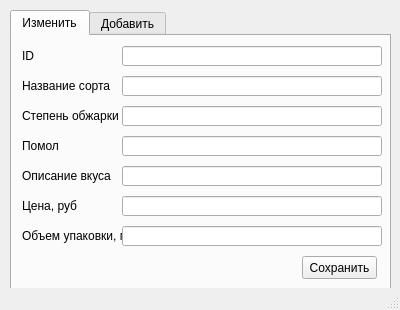
<?xml version="1.0" encoding="UTF-8"?>
<ui version="4.0">
 <class>MainWindow</class>
 <widget class="QMainWindow" name="MainWindow">
  <property name="geometry">
   <rect>
    <x>0</x>
    <y>0</y>
    <width>400</width>
    <height>310</height>
   </rect>
  </property>
  <property name="windowTitle">
   <string>Измениене или добавление записи</string>
  </property>
  <widget class="QWidget" name="centralwidget">
   <widget class="QTabWidget" name="tabWidget">
    <property name="geometry">
     <rect>
      <x>10</x>
      <y>10</y>
      <width>381</width>
      <height>281</height>
     </rect>
    </property>
    <property name="currentIndex">
     <number>0</number>
    </property>
    <widget class="QWidget" name="tab_1">
     <attribute name="title">
      <string>Изменить</string>
     </attribute>
     <widget class="QLabel" name="label">
      <property name="geometry">
       <rect>
        <x>10</x>
        <y>10</y>
        <width>100</width>
        <height>20</height>
       </rect>
      </property>
      <property name="text">
       <string>ID</string>
      </property>
     </widget>
     <widget class="QLabel" name="label_2">
      <property name="geometry">
       <rect>
        <x>10</x>
        <y>40</y>
        <width>100</width>
        <height>20</height>
       </rect>
      </property>
      <property name="text">
       <string>Название сорта</string>
      </property>
     </widget>
     <widget class="QLabel" name="label_3">
      <property name="geometry">
       <rect>
        <x>10</x>
        <y>70</y>
        <width>100</width>
        <height>20</height>
       </rect>
      </property>
      <property name="text">
       <string>Степень обжарки</string>
      </property>
     </widget>
     <widget class="QLabel" name="label_4">
      <property name="geometry">
       <rect>
        <x>10</x>
        <y>100</y>
        <width>100</width>
        <height>20</height>
       </rect>
      </property>
      <property name="text">
       <string>Помол</string>
      </property>
     </widget>
     <widget class="QLabel" name="label_5">
      <property name="geometry">
       <rect>
        <x>10</x>
        <y>130</y>
        <width>100</width>
        <height>20</height>
       </rect>
      </property>
      <property name="text">
       <string>Описание вкуса</string>
      </property>
     </widget>
     <widget class="QLabel" name="label_6">
      <property name="geometry">
       <rect>
        <x>10</x>
        <y>160</y>
        <width>100</width>
        <height>20</height>
       </rect>
      </property>
      <property name="text">
       <string>Цена, руб</string>
      </property>
     </widget>
     <widget class="QLabel" name="label_7">
      <property name="geometry">
       <rect>
        <x>10</x>
        <y>190</y>
        <width>100</width>
        <height>20</height>
       </rect>
      </property>
      <property name="text">
       <string>Объем упаковки, г</string>
      </property>
     </widget>
     <widget class="QLineEdit" name="id_edit">
      <property name="enabled">
       <bool>true</bool>
      </property>
      <property name="geometry">
       <rect>
        <x>110</x>
        <y>10</y>
        <width>260</width>
        <height>20</height>
       </rect>
      </property>
     </widget>
     <widget class="QLineEdit" name="sort_edit">
      <property name="geometry">
       <rect>
        <x>110</x>
        <y>40</y>
        <width>260</width>
        <height>20</height>
       </rect>
      </property>
     </widget>
     <widget class="QLineEdit" name="roast_edit">
      <property name="geometry">
       <rect>
        <x>110</x>
        <y>70</y>
        <width>260</width>
        <height>20</height>
       </rect>
      </property>
     </widget>
     <widget class="QLineEdit" name="type_edit">
      <property name="geometry">
       <rect>
        <x>110</x>
        <y>100</y>
        <width>260</width>
        <height>20</height>
       </rect>
      </property>
     </widget>
     <widget class="QLineEdit" name="taste_edit">
      <property name="geometry">
       <rect>
        <x>110</x>
        <y>130</y>
        <width>260</width>
        <height>20</height>
       </rect>
      </property>
     </widget>
     <widget class="QLineEdit" name="price_edit">
      <property name="geometry">
       <rect>
        <x>110</x>
        <y>160</y>
        <width>260</width>
        <height>20</height>
       </rect>
      </property>
     </widget>
     <widget class="QLineEdit" name="volume_edit">
      <property name="geometry">
       <rect>
        <x>110</x>
        <y>190</y>
        <width>260</width>
        <height>20</height>
       </rect>
      </property>
     </widget>
     <widget class="QPushButton" name="save_btn_1">
      <property name="geometry">
       <rect>
        <x>290</x>
        <y>220</y>
        <width>75</width>
        <height>23</height>
       </rect>
      </property>
      <property name="text">
       <string>Сохранить</string>
      </property>
     </widget>
    </widget>
    <widget class="QWidget" name="tab_2">
     <attribute name="title">
      <string>Добавить</string>
     </attribute>
     <widget class="QLineEdit" name="id_add">
      <property name="geometry">
       <rect>
        <x>110</x>
        <y>10</y>
        <width>260</width>
        <height>20</height>
       </rect>
      </property>
     </widget>
     <widget class="QLineEdit" name="sort_add">
      <property name="geometry">
       <rect>
        <x>110</x>
        <y>40</y>
        <width>260</width>
        <height>20</height>
       </rect>
      </property>
     </widget>
     <widget class="QLineEdit" name="roast_add">
      <property name="geometry">
       <rect>
        <x>110</x>
        <y>70</y>
        <width>260</width>
        <height>20</height>
       </rect>
      </property>
     </widget>
     <widget class="QLineEdit" name="taste_add">
      <property name="geometry">
       <rect>
        <x>110</x>
        <y>130</y>
        <width>260</width>
        <height>20</height>
       </rect>
      </property>
     </widget>
     <widget class="QLineEdit" name="volume_add">
      <property name="geometry">
       <rect>
        <x>110</x>
        <y>190</y>
        <width>260</width>
        <height>20</height>
       </rect>
      </property>
     </widget>
     <widget class="QLineEdit" name="price_add">
      <property name="geometry">
       <rect>
        <x>110</x>
        <y>160</y>
        <width>260</width>
        <height>20</height>
       </rect>
      </property>
     </widget>
     <widget class="QLineEdit" name="type_add">
      <property name="geometry">
       <rect>
        <x>110</x>
        <y>100</y>
        <width>260</width>
        <height>20</height>
       </rect>
      </property>
     </widget>
     <widget class="QLabel" name="label_12">
      <property name="geometry">
       <rect>
        <x>10</x>
        <y>130</y>
        <width>100</width>
        <height>20</height>
       </rect>
      </property>
      <property name="text">
       <string>Описание вкуса</string>
      </property>
     </widget>
     <widget class="QLabel" name="label_13">
      <property name="geometry">
       <rect>
        <x>10</x>
        <y>160</y>
        <width>100</width>
        <height>20</height>
       </rect>
      </property>
      <property name="text">
       <string>Цена, руб</string>
      </property>
     </widget>
     <widget class="QLabel" name="label_9">
      <property name="geometry">
       <rect>
        <x>10</x>
        <y>40</y>
        <width>100</width>
        <height>20</height>
       </rect>
      </property>
      <property name="text">
       <string>Название сорта</string>
      </property>
     </widget>
     <widget class="QLabel" name="label_11">
      <property name="geometry">
       <rect>
        <x>10</x>
        <y>100</y>
        <width>100</width>
        <height>20</height>
       </rect>
      </property>
      <property name="text">
       <string>Помол</string>
      </property>
     </widget>
     <widget class="QLabel" name="label_10">
      <property name="geometry">
       <rect>
        <x>10</x>
        <y>70</y>
        <width>100</width>
        <height>20</height>
       </rect>
      </property>
      <property name="text">
       <string>Степень обжарки</string>
      </property>
     </widget>
     <widget class="QLabel" name="label_14">
      <property name="geometry">
       <rect>
        <x>10</x>
        <y>190</y>
        <width>100</width>
        <height>20</height>
       </rect>
      </property>
      <property name="text">
       <string>Объем упаковки, г</string>
      </property>
     </widget>
     <widget class="QLabel" name="label_8">
      <property name="geometry">
       <rect>
        <x>10</x>
        <y>10</y>
        <width>100</width>
        <height>20</height>
       </rect>
      </property>
      <property name="text">
       <string>ID</string>
      </property>
     </widget>
     <widget class="QPushButton" name="save_btn_2">
      <property name="geometry">
       <rect>
        <x>290</x>
        <y>220</y>
        <width>75</width>
        <height>23</height>
       </rect>
      </property>
      <property name="text">
       <string>Сохранить</string>
      </property>
     </widget>
    </widget>
   </widget>
  </widget>
  <widget class="QStatusBar" name="statusbar"/>
 </widget>
 <resources/>
 <connections/>
</ui>
